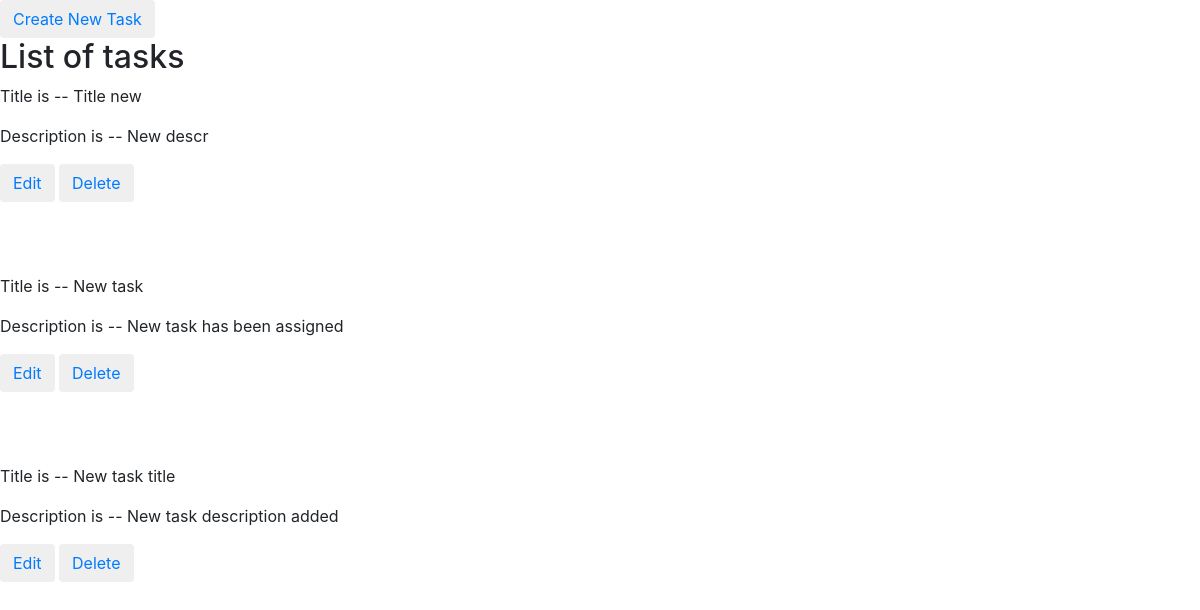
The page / on the database its author committed.
### list/models.py (models this page shows, shortened)
class Tasks(models.Model):
    title = models.CharField(max_length=200)
    desc = models.CharField(max_length=200)

### list/views.py (the view)
# urls.py: path("", views.index, name="index"),
def index(request):
    all_tasks = Tasks.objects.all()
    context = {
        'all_tasks':all_tasks
    }
    return render(request,"index.html",context)

### templates/index.html (shortened to what this page needs)
{% extends "base.html" %}
{% block content %}
    <button class="btn btn-sucess"><a href="/create/">Create New Task</a></button>
    <h2>List of tasks</h2>
    {% for task in all_tasks %}
    <p>Title is --  {{task.title}}</p>
    <p>Description is --  {{task.desc}}</p>
    <button class="btn btn-sucess"><a href="/edit/{{task.id}}">Edit</a></button>
    <button class="btn btn-sucess"><a href="/delete/{{task.id}}">Delete</a></button>
    <br><br><br><br>
    {% endfor %}
{% endblock %}

### rows shown on the page
Tasks: title "Title new", desc "New descr"
Tasks: title "New task", desc "New task has been assigned"
Tasks: title "New task title", desc "New task description added"
